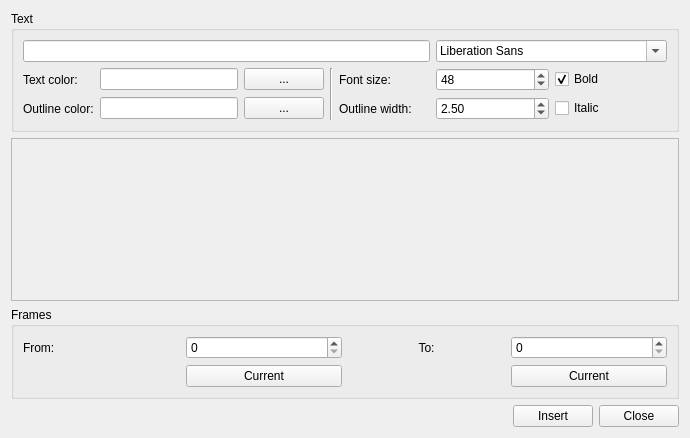
<?xml version="1.0" encoding="UTF-8"?>
<ui version="4.0">
 <class>TextWidget</class>
 <widget class="QWidget" name="TextWidget">
  <property name="geometry">
   <rect>
    <x>0</x>
    <y>0</y>
    <width>690</width>
    <height>438</height>
   </rect>
  </property>
  <property name="windowTitle">
   <string>Render text</string>
  </property>
  <layout class="QGridLayout" name="gridLayout">
   <item row="0" column="0" colspan="3">
    <widget class="QGroupBox" name="groupBox">
     <property name="title">
      <string>Text</string>
     </property>
     <layout class="QGridLayout" name="gridLayout_3">
      <item row="2" column="9">
       <widget class="QCheckBox" name="boldBox">
        <property name="text">
         <string>Bold</string>
        </property>
        <property name="checked">
         <bool>true</bool>
        </property>
       </widget>
      </item>
      <item row="3" column="0">
       <widget class="QLabel" name="label_4">
        <property name="text">
         <string>Outline color:</string>
        </property>
       </widget>
      </item>
      <item row="3" column="1">
       <widget class="QLineEdit" name="ocEdit"/>
      </item>
      <item row="3" column="2">
       <widget class="QPushButton" name="ocButton">
        <property name="text">
         <string>...</string>
        </property>
       </widget>
      </item>
      <item row="2" column="8">
       <widget class="QSpinBox" name="sizeBox">
        <property name="minimum">
         <number>6</number>
        </property>
        <property name="maximum">
         <number>200</number>
        </property>
        <property name="value">
         <number>48</number>
        </property>
       </widget>
      </item>
      <item row="2" column="1">
       <widget class="QLineEdit" name="tcEdit"/>
      </item>
      <item row="2" column="0">
       <widget class="QLabel" name="label_3">
        <property name="text">
         <string>Text color:</string>
        </property>
       </widget>
      </item>
      <item row="2" column="2">
       <widget class="QPushButton" name="tcButton">
        <property name="text">
         <string>...</string>
        </property>
       </widget>
      </item>
      <item row="0" column="8" colspan="2">
       <widget class="QFontComboBox" name="fontComboBox"/>
      </item>
      <item row="2" column="4" colspan="2">
       <widget class="QLabel" name="label_6">
        <property name="text">
         <string>Font size:</string>
        </property>
       </widget>
      </item>
      <item row="3" column="4">
       <widget class="QLabel" name="label_5">
        <property name="text">
         <string>Outline width:</string>
        </property>
       </widget>
      </item>
      <item row="0" column="0" colspan="8">
       <widget class="QLineEdit" name="lineEdit"/>
      </item>
      <item row="3" column="9">
       <widget class="QCheckBox" name="italicBox">
        <property name="text">
         <string>Italic</string>
        </property>
       </widget>
      </item>
      <item row="2" column="3" rowspan="2">
       <widget class="Line" name="line">
        <property name="orientation">
         <enum>Qt::Vertical</enum>
        </property>
       </widget>
      </item>
      <item row="3" column="8">
       <widget class="QDoubleSpinBox" name="outlineBox">
        <property name="minimum">
         <double>0.010000000000000</double>
        </property>
        <property name="singleStep">
         <double>0.500000000000000</double>
        </property>
        <property name="value">
         <double>2.500000000000000</double>
        </property>
       </widget>
      </item>
     </layout>
    </widget>
   </item>
   <item row="1" column="0" colspan="3">
    <widget class="QFrame" name="frame">
     <property name="frameShape">
      <enum>QFrame::StyledPanel</enum>
     </property>
     <property name="frameShadow">
      <enum>QFrame::Raised</enum>
     </property>
     <layout class="QGridLayout" name="gridLayout_4">
      <item row="0" column="0">
       <spacer name="verticalSpacer">
        <property name="orientation">
         <enum>Qt::Vertical</enum>
        </property>
        <property name="sizeHint" stdset="0">
         <size>
          <width>20</width>
          <height>201</height>
         </size>
        </property>
       </spacer>
      </item>
     </layout>
    </widget>
   </item>
   <item row="2" column="0" colspan="3">
    <widget class="QGroupBox" name="groupBox_2">
     <property name="title">
      <string>Frames</string>
     </property>
     <layout class="QGridLayout" name="gridLayout_2">
      <item row="0" column="0">
       <widget class="QLabel" name="label">
        <property name="text">
         <string>From:</string>
        </property>
       </widget>
      </item>
      <item row="0" column="1">
       <widget class="QSpinBox" name="fromBox"/>
      </item>
      <item row="0" column="2">
       <widget class="QLabel" name="label_2">
        <property name="text">
         <string>To:</string>
        </property>
        <property name="alignment">
         <set>Qt::AlignCenter</set>
        </property>
       </widget>
      </item>
      <item row="0" column="3">
       <widget class="QSpinBox" name="toBox"/>
      </item>
      <item row="1" column="1">
       <widget class="QPushButton" name="curFromButton">
        <property name="text">
         <string>Current</string>
        </property>
       </widget>
      </item>
      <item row="1" column="3">
       <widget class="QPushButton" name="curToButton">
        <property name="text">
         <string>Current</string>
        </property>
       </widget>
      </item>
     </layout>
    </widget>
   </item>
   <item row="3" column="0">
    <spacer name="horizontalSpacer">
     <property name="orientation">
      <enum>Qt::Horizontal</enum>
     </property>
     <property name="sizeHint" stdset="0">
      <size>
       <width>505</width>
       <height>20</height>
      </size>
     </property>
    </spacer>
   </item>
   <item row="3" column="1">
    <widget class="QPushButton" name="posButton">
     <property name="text">
      <string>Insert</string>
     </property>
     <property name="icon">
      <iconset resource="../res.qrc">
       <normaloff>:/res/ok.svg</normaloff>:/res/ok.svg</iconset>
     </property>
    </widget>
   </item>
   <item row="3" column="2">
    <widget class="QPushButton" name="negButton">
     <property name="text">
      <string>Close</string>
     </property>
     <property name="icon">
      <iconset resource="../res.qrc">
       <normaloff>:/res/cancel.svg</normaloff>:/res/cancel.svg</iconset>
     </property>
    </widget>
   </item>
  </layout>
 </widget>
 <resources>
  <include location="../res.qrc"/>
 </resources>
 <connections/>
</ui>
